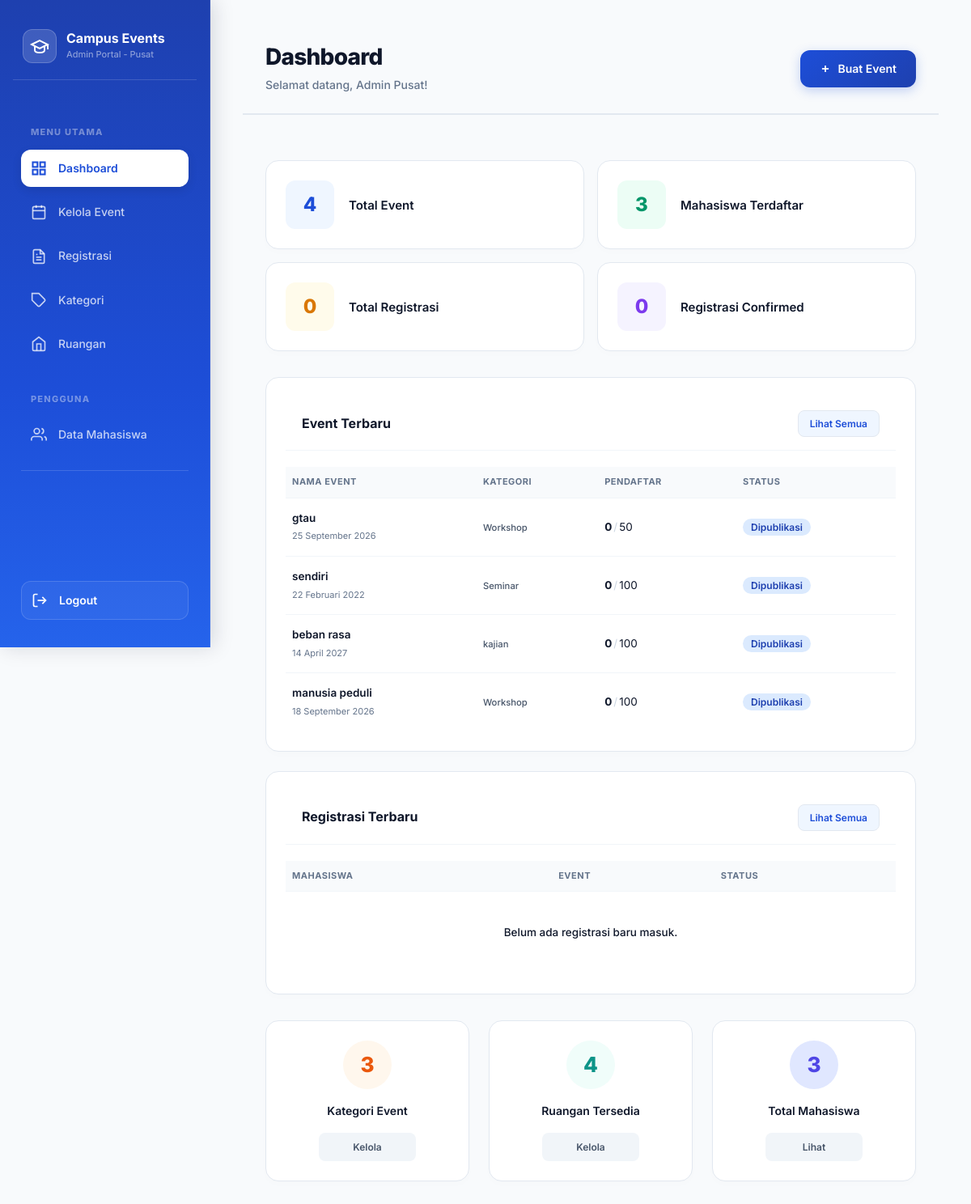
Screenshot of /pages/admin/dashboard.php (signed in) with the database file from the repository.
### tables this page shows
CREATE TABLE `event` (
  `id_event` int NOT NULL,
  `id_kategori` int NOT NULL,
  `id_ruangan` int NOT NULL,
  `nama_event` varchar(150) NOT NULL,
  `deskripsi` text NOT NULL,
  `tanggal_mulai` date NOT NULL,
  `waktu_mulai` time NOT NULL,
  `kapasitas` int NOT NULL,
  `pembicara` varchar(100) DEFAULT NULL,
  `status` enum('draft','published','completed') DEFAULT 'draft',
  `jenis_tiket` enum('gratis','berbayar') DEFAULT 'gratis',
  `harga` int DEFAULT '0',
  `penyelenggara` varchar(50) DEFAULT 'Pusat',
  `created_at` timestamp NULL DEFAULT CURRENT_TIMESTAMP
);

CREATE TABLE `kategori_event` (
  `id_kategori` int NOT NULL,
  `nama_kategori` varchar(100) NOT NULL
);

### pages/admin/dashboard.php (the view, shortened to what this page needs)
<?php
require_once '../../config/koneksi.php';
require_once '../../includes/functions.php';
$total_event = mysqli_fetch_assoc(mysqli_query($koneksi,
    "SELECT COUNT(*) as total FROM event"))['total'];
$total_mahasiswa = mysqli_fetch_assoc(mysqli_query($koneksi,
    "SELECT COUNT(*) as total FROM profil_mahasiswa"))['total'];
$total_registrasi = mysqli_fetch_assoc(mysqli_query($koneksi,
    "SELECT COUNT(*) as total FROM registrasi"))['total'];
$total_confirmed = mysqli_fetch_assoc(mysqli_query($koneksi,
    "SELECT COUNT(*) as total FROM registrasi WHERE status = 'confirmed'"))['total'];
$total_kategori = mysqli_fetch_assoc(mysqli_query($koneksi,
    "SELECT COUNT(*) as total FROM kategori_event"))['total'];
$total_ruangan = mysqli_fetch_assoc(mysqli_query($koneksi,
    "SELECT COUNT(*) as total FROM ruangan"))['total'];
$event_terbaru = mysqli_query($koneksi,
    "SELECT e.*, k.nama_kategori, r.nama_ruangan,
            COUNT(reg.id_registrasi) as jumlah_daftar
     FROM event e
     JOIN kategori_event k ON e.id_kategori = k.id_kategori
     JOIN ruangan r ON e.id_ruangan = r.id_ruangan
     LEFT JOIN registrasi reg ON e.id_event = reg.id_event AND reg.status != 'cancelled'
     GROUP BY e.id_event
     ORDER BY e.created_at DESC
     LIMIT 5"
);
$reg_terbaru = mysqli_query($koneksi,
    "SELECT r.*, pm.nama_lengkap, pm.nim, e.nama_event
     FROM registrasi r
     JOIN profil_mahasiswa pm ON r.id_mahasiswa = pm.id_mahasiswa
     JOIN event e ON r.id_event = e.id_event
     ORDER BY r.tanggal_registrasi DESC, r.id_registrasi DESC
     LIMIT 7"
);
?>
<?php include '../../includes/header.php'; ?>
<div class="app-wrapper">
    <?php include '../../includes/sidebar_admin.php'; ?>
    <main class="main-content">
        <div class="topbar">
            <div class="topbar-kiri" style="display:flex; align-items:center;">
                <div>
                    <div class="topbar-judul">Dashboard</div>
                    <div class="topbar-sub">Selamat datang, <?= htmlspecialchars($_SESSION['nama_lengkap']) ?>!</div>
                </div>
            </div>
            <div class="topbar-kanan">
                <a href="<?= BASE_URL ?>/pages/admin/event.php?aksi=tambah" class="btn btn-utama btn-sm">
                    <svg style="width:14px;height:14px;fill:none;stroke:currentColor;stroke-width:3;" viewBox="0 0 24 24"><line x1="12" y1="5" x2="12" y2="19"/><line x1="5" y1="12" x2="19" y2="12"/></svg> Buat Event
                </a>
            </div>
        </div>
        <div class="page-content">
            <div class="stat-grid">
                <div class="stat-card">
                    <div class="stat-ikon" style="background:#eff6ff; color: var(--royal-blue)">
                        <?= $total_event ?>
                    </div>
                    <div>
                        <div class="stat-label">Total Event</div>
                    </div>
                </div>
                <div class="stat-card">
                    <div class="stat-ikon" style="background:#ecfdf5; color: #059669">
                        <?= $total_mahasiswa ?>
                    </div>
                    <div>
                        <div class="stat-label">Mahasiswa Terdaftar</div>
                    </div>
                </div>
                <div class="stat-card">
                    <div class="stat-ikon" style="background:#fffbeb; color: #d97706">
                        <?= $total_registrasi ?>
                    </div>
                    <div>
                        <div class="stat-label">Total Registrasi</div>
                    </div>
                </div>
                <div class="stat-card">
                    <div class="stat-ikon" style="background:#f5f3ff; color: #7c3aed">
                        <?= $total_confirmed ?>
                    </div>
                    <div>
                        <div class="stat-label">Registrasi Confirmed</div>
                    </div>
                </div>
            </div>
            <div class="premium-data-grid">
                <div class="card">
                    <div class="card-header">
                        <span class="card-judul"> Event Terbaru</span>
                        <a href="<?= BASE_URL ?>/pages/admin/event.php" class="btn-abu">Lihat Semua</a>
                    </div>
                    <div class="tabel-wrapper">
                        <table>
                            <thead>
                                <tr>
                                    <th>Nama Event</th>
                                    <th>Kategori</th>
                                    <th>Pendaftar</th>
                                    <th>Status</th>
                                </tr>
                            </thead>
                            <tbody>
                                <?php if (mysqli_num_rows($event_terbaru) > 0): ?>
                                    <?php while ($row = mysqli_fetch_assoc($event_terbaru)): ?>
                                    <tr>
                                        <td>
                                            <span style="font-weight:600; color:var(--text-dark)"><?= htmlspecialchars($row['nama_event']) ?></span><br>
                                            <small style="color:var(--text-muted); font-size:11px"><?= formatTanggal($row['tanggal_mulai']) ?></small>
                                        </td>
                                        <td><small style="font-weight:500; color:#475569"><?= htmlspecialchars($row['nama_kategori']) ?></small></td>
                                        <td><strong><?= $row['jumlah_daftar'] ?></strong><span style="color:#cbd5e1;margin:0 2px">/</span><?= $row['kapasitas'] ?></td>
                                        <td><?= badgeStatus($row['status']) ?></td>
                                    </tr>
                                    <?php endwhile; ?>
                                <?php else: ?>
                                    <tr><td colspan="4" class="empty-state">Belum ada data event terbaru.</td></tr>
                                <?php endif; ?>
                            </tbody>
                        </table>
                    </div>
                </div>
                <div class="card">
                    <div class="card-header">
                        <span class="card-judul"> Registrasi Terbaru</span>
                        <a href="<?= BASE_URL ?>/pages/admin/registrasi.php" class="btn-abu">Lihat Semua</a>
                    </div>
                    <div class="tabel-wrapper">
                        <table>
                            <thead>
                                <tr>
                                    <th>Mahasiswa</th>
                                    <th>Event</th>
                                    <th>Status</th>
                                </tr>
                            </thead>
                            <tbody>
                                <?php if (mysqli_num_rows($reg_terbaru) > 0): ?>
                                    <?php while ($row = mysqli_fetch_assoc($reg_terbaru)): ?>
                                    <tr>
                                        <td>
                                            <span style="font-weight:600; color:var(--text-dark)"><?= htmlspecialchars($row['nama_lengkap']) ?></span><br>
                                            <small style="color:var(--text-muted); font-size:11px"><?= htmlspecialchars($row['nim']) ?></small>
                                        </td>
                                        <td><small style="font-weight:500; color:#475569"><?= htmlspecialchars(substr($row['nama_event'], 0, 26)) ?><?= strlen($row['nama_event']) > 26 ? '...' : '' ?></small></td>
                                        <td><?= badgeStatus($row['status']) ?></td>
                                    </tr>
                                    <?php endwhile; ?>
                                <?php else: ?>
                                    <tr><td colspan="3" class="empty-state">Belum ada registrasi baru masuk.</td></tr>
                                <?php endif; ?>
                            </tbody>
                        </table>
                    </div>
                </div>
            </div>
            <div class="info-ringkas-grid">
                <div class="card-body-premium">
                    <div class="icon-circle-container" style="background:#fff7ed; color:#ea580c">
                        <?= $total_kategori ?>
                    </div>
                    <div class="label-bawah">Kategori Event</div>
                    <a href="<?= BASE_URL ?>/pages/admin/kategori.php" class="btn-action-small">Kelola</a>
                </div>
                <div class="card-body-premium">
                    <div class="icon-circle-container" style="background:#f0fdfa; color:#0d9488">
                        <?= $total_ruangan ?>
                    </div>
                    <div class="label-bawah">Ruangan Tersedia</div>
                    <a href="<?= BASE_URL ?>/pages/admin/ruangan.php" class="btn-action-small">Kelola</a>
                </div>
                <div class="card-body-premium">
                    <div class="icon-circle-container" style="background:#e0e7ff; color:#4f46e5">
                        <?= $total_mahasiswa ?>
                    </div>
                    <div class="label-bawah">Total Mahasiswa</div>
                    <a href="<?= BASE_URL ?>/pages/admin/mahasiswa.php" class="btn-action-small">Lihat</a>
                </div>
            </div>
        </div>
    </main>
</div>
<?php include '../../includes/footer.php'; ?>

### includes/functions.php (shortened to what this page needs)
<?php
function formatTanggal($tanggal) {
    $bulan = [
        1=>'Januari', 2=>'Februari', 3=>'Maret', 4=>'April',
        5=>'Mei', 6=>'Juni', 7=>'Juli', 8=>'Agustus',
        9=>'September', 10=>'Oktober', 11=>'November', 12=>'Desember'
    ];
    $t = explode('-', $tanggal);
    return (int)$t[2] . ' ' . $bulan[(int)$t[1]] . ' ' . $t[0];
}
function badgeStatus($status) {
    $map = [
        'confirmed' => ['bg' => '#d1fae5', 'color' => '#065f46', 'label' => 'Terkonfirmasi'],
        'pending'   => ['bg' => '#fef3c7', 'color' => '#92400e', 'label' => 'Menunggu'],
        'cancelled' => ['bg' => '#fee2e2', 'color' => '#991b1b', 'label' => 'Dibatalkan'],
        'published' => ['bg' => '#dbeafe', 'color' => '#1e40af', 'label' => 'Dipublikasi'],
        'draft'     => ['bg' => '#f3f4f6', 'color' => '#374151', 'label' => 'Draft'],
        'selesai'   => ['bg' => '#ede9fe', 'color' => '#5b21b6', 'label' => 'Selesai'],
    ];
    $s = $map[$status] ?? ['bg' => '#f3f4f6', 'color' => '#374151', 'label' => $status];
    return "<span style='background:{$s['bg']};color:{$s['color']};padding:3px 10px;border-radius:20px;font-size:12px;font-weight:600'>{$s['label']}</span>";
}
?>

### rows the page displays
event: nama_event "gtau", tanggal_mulai "25 September 2026", id_kategori.nama_kategori "Workshop", jumlah_daftar "0", kapasitas "50", status "Dipublikasi"
event: nama_event "sendiri", tanggal_mulai "22 Februari 2022", id_kategori.nama_kategori "Seminar", jumlah_daftar "0", kapasitas "100", status "Dipublikasi"
event: nama_event "beban rasa", tanggal_mulai "14 April 2027", id_kategori.nama_kategori "kajian", jumlah_daftar "0", kapasitas "100", status "Dipublikasi"
event: nama_event "manusia peduli", tanggal_mulai "18 September 2026", id_kategori.nama_kategori "Workshop", jumlah_daftar "0", kapasitas "100", status "Dipublikasi"

### other values shown
$_SESSION['organisasi'] "Pusat"
$_SESSION['nama_lengkap'] "Admin Pusat"
$total_event "4"
$total_mahasiswa "3"
$total_registrasi "0"
$total_confirmed "0"
$total_kategori "3"
$total_ruangan "4"
